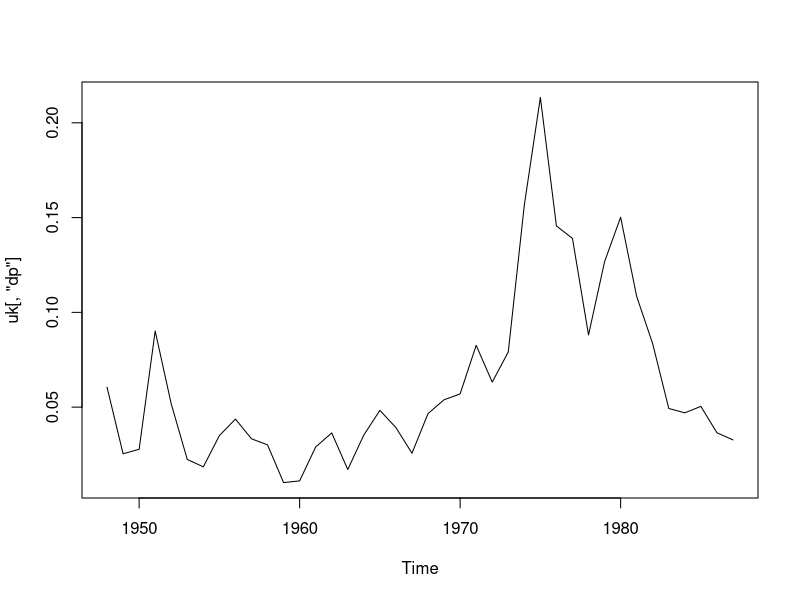
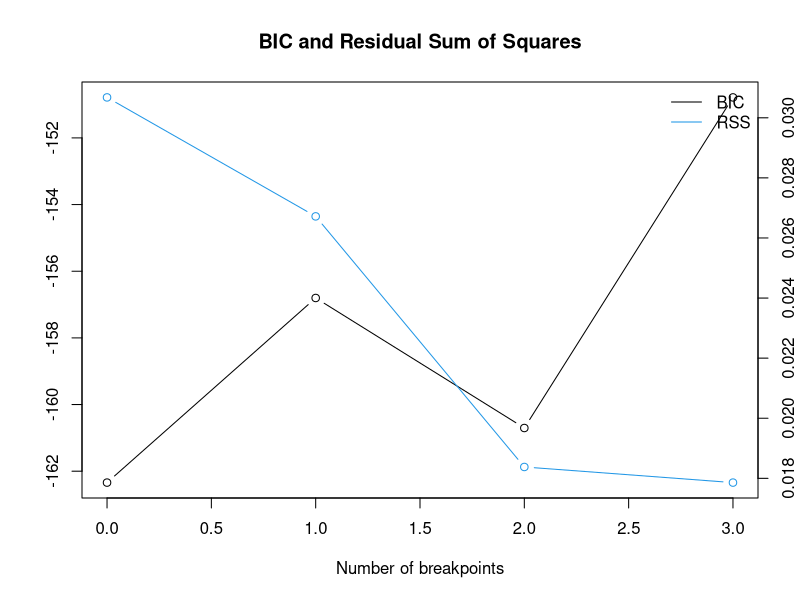
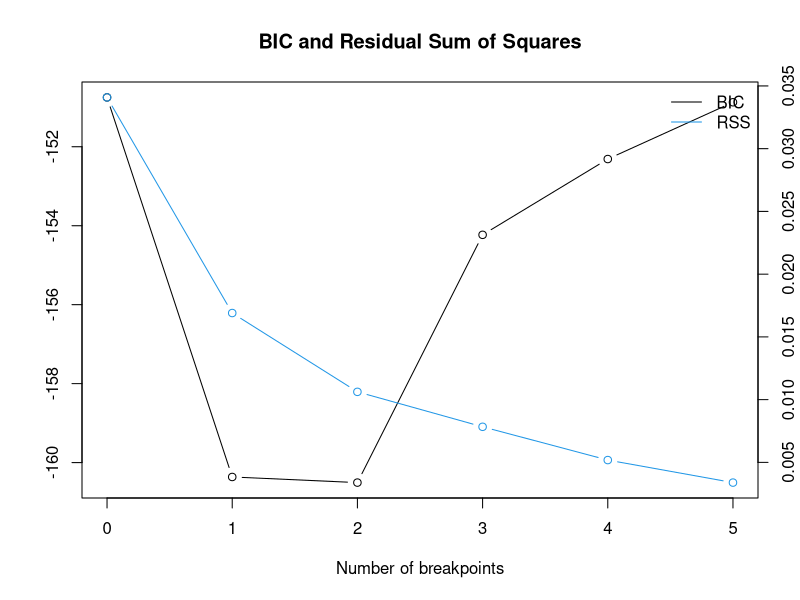

Source code (R) for these figures, in order:
library(strucchange)


### Name: PhillipsCurve
### Title: UK Phillips Curve Equation Data
### Aliases: PhillipsCurve
### Keywords: datasets

### ** Examples

## load and plot data
data("PhillipsCurve")
uk <- window(PhillipsCurve, start = 1948)
plot(uk[, "dp"])

## AR(1) inflation model
## estimate breakpoints
bp.inf <- breakpoints(dp ~ dp1, data = uk, h = 8)
plot(bp.inf)
summary(bp.inf)

## fit segmented model with three breaks
fac.inf <- breakfactor(bp.inf, breaks = 2, label = "seg")
fm.inf <- lm(dp ~ 0 + fac.inf/dp1, data = uk)
summary(fm.inf)

## Results from Table 2 in Bai & Perron (2003):
## coefficient estimates
coef(bp.inf, breaks = 2)
## corresponding standard errors
sqrt(sapply(vcov(bp.inf, breaks = 2), diag))
## breakpoints and confidence intervals
confint(bp.inf, breaks = 2)

## Phillips curve equation
## estimate breakpoints
bp.pc <- breakpoints(dw ~ dp1 + du + u1, data = uk, h = 5, breaks = 5)
## look at RSS and BIC
plot(bp.pc)
summary(bp.pc)

## fit segmented model with three breaks
fac.pc <- breakfactor(bp.pc, breaks = 2, label = "seg")
fm.pc <- lm(dw ~ 0 + fac.pc/dp1 + du + u1, data = uk)
summary(fm.pc)

## Results from Table 3 in Bai & Perron (2003):
## coefficient estimates
coef(fm.pc)
## corresponding standard errors
sqrt(diag(vcov(fm.pc)))
## breakpoints and confidence intervals
confint(bp.pc, breaks = 2, het.err = FALSE)
